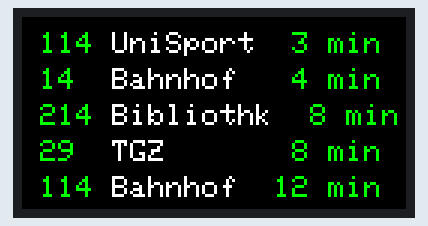
Recording of a sketch running on a simulated ESP32. Parts: 128×64 colour display. WiFi joins after 1.5 s; servers stay silent unless stated; the local clock reads 2024-03-15 10:24:30 at power-on unless the sketch sets it.

Above: at 1.6 s.
At 31.6 s:
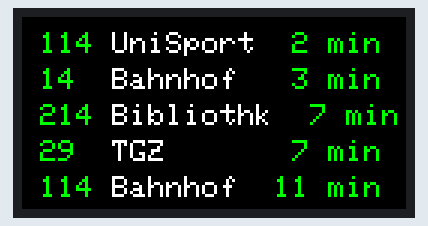
At 91.6 s:
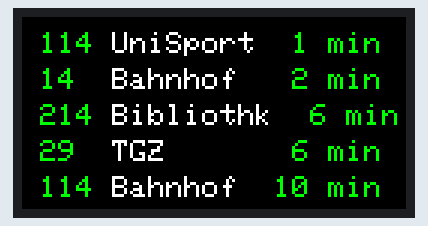

Measured:
- what the display in image 0 shows lasts 30.0 s, from 1.5 s to 31.5 s
- what the display in image 1 shows lasts 60.0 s, from 31.5 s to 91.5 s

The sketch:

BusDisplay_v2.1.ino
```cpp
#include <WiFi.h>
#include <time.h>
#include <vector>
#include <algorithm>
#include <ESP32-HUB75-MatrixPanel-I2S-DMA.h>

/* ================= WIFI ================= */
const char* ssid     = "****";
const char* password = "****";

/* ================= TIME ================= */
const char* ntpServer = "pool.ntp.org";
const long  gmtOffset_sec = 3600;     // adjust for your timezone
const int   daylightOffset_sec = 3600;

/* ================= MATRIX ================= */
#define PANEL_WIDTH 64
#define PANEL_HEIGHT 64  	// Panel height of 64 will required PIN_E to be defined.
#define PANELS_NUMBER 2
#define PIN_E 21

#define PANE_WIDTH PANEL_WIDTH * PANELS_NUMBER
#define PANE_HEIGHT PANEL_HEIGHT

MatrixPanel_I2S_DMA* dma_display;

/* ================= ROUTE DEFINITIONS ================= */
struct BusRoute {
  const char* route;
  const char* destination;
};

/* EXACTLY your 8 combinations */
BusRoute routes[] = {
  {"14",  "Hubland"},
  {"14",  "Bahnhof"},
  {"114", "UniSport"},
  {"114", "Bahnhof"},
  {"214", "Bibliothk"},
  {"214", "Bahnhof"},
  {"29",  "TGZ"},
  {"29",  "Bahnhof"}
};

const int ROUTE_COUNT = sizeof(routes) / sizeof(routes[0]);

/* ================= BUS SCHEDULE TABLES ================= */
/* ---- REPLACE TIMES WITH REAL DATA ---- */

/* 14 → Am Hubland */
const char* bus14_hub_weekday[]  = {
"04:43",
"05:12","05:40","05:53",
"06:40",
"07:03","07:22","07:33","07:43","07:59",
"08:19","08:39","08:59",
"09:19","09:39","09:59",
"10:19","10:39","10:59",
"11:19","11:39","11:59",
"12:19","12:39","12:59",
"13:19","13:25","13:39","13:59",
"14:19","14:39","14:59",
"15:19","15:39","15:59",
"16:19","16:39","16:59",
"17:04","17:19","17:34","17:49",
"18:04","18:19","18:39","18:59",
"19:19","19:33","19:53",
"20:13","20:33","20:53",
"21:13","21:43",
"22:13","22:43",
"23:23"
};
const char* bus14_hub_saturday[] = {
"00:23",
"01:23",
"05:40",
"06:29","06:59",
"07:29","07:59",
"08:26","08:46",
"09:06","09:26","09:46",
"10:06","10:26","10:46",
"11:06","11:26","11:46",
"12:06","12:26","12:46",
"13:06","13:27","13:47",
"14:07","14:27","14:47",
"15:07","15:27","15:47",
"16:07","16:27","16:47",
"17:07","17:54",
"18:14","18:54",
"19:13","19:53",
"20:13","20:53",
"21:13",
"22:13",
"23:23"
};
const char* bus14_hub_sunday[]   = {
"00:23",
"01:23",
"07:59",
"08:59",
"09:59",
"10:59",
"11:22","11:52",
"12:22","12:52",
"13:22","13:52",
"14:22","14:52",
"15:22","15:52",
"16:22","16:52",
"17:22","17:52",
"18:22","18:52",
"19:22","19:52",
"20:32",
"21:12",
"22:12",
"23:22"
};

/* 14 → Hauptbahnhof */
const char* bus14_hbf_weekday[]  = {
"05:03","05:33",
"06:07","06:19","06:45",
"07:05","07:18","07:28","07:32","07:45","07:49",
"08:10","08:28","08:48",
"09:08","09:28","09:48",
"10:08","10:28","10:48",
"11:08","11:28","11:48",
"12:08","12:28","12:48",
"13:08","13:28","13:48",
"14:08","14:28","14:48",
"15:08","15:28","15:48",
"16:08","16:28","16:48",
"17:03","17:18","17:33","17:48",
"18:03","18:18","18:33","18:48",
"19:08","19:27","19:47",
"20:04","20:34","20:54",
"21:14"
};
const char* bus14_hbf_saturday[] = {
"05:59",
"06:29","06:59",
"07:29","07:59",
"08:29","08:49",
"09:09","09:29","09:49",
"10:09","10:29","10:49",
"11:09","11:29","11:49",
"12:09","12:29","12:49",
"13:09","13:29","13:49",
"14:09","14:29","14:49",
"15:09","15:29","15:49",
"16:09","16:29","16:49",
"17:09","17:44",
"18:19","18:39",
"19:19","19:39",
"20:14","20:34","20:54"
};
const char* bus14_hbf_sunday[]   = {
"07:29",
"08:29",
"09:29",
"10:29",
"11:24","11:49",
"12:19","12:49",
"13:19","13:49",
"14:19","14:49",
"15:19","15:49",
"16:19","16:49",
"17:19","17:49",
"18:19","18:49",
"19:19","19:49",
"20:24","20:54"
};

/* 114 → Am Hubland */
const char* bus114_hub_weekday[] = {
"07:37","07:47","07:57",
"08:07","08:27","08:47",
"09:07","09:27","09:47",
"10:07","10:27","10:47",
"11:07","11:27","11:47",
"12:07","12:27","12:47",
"13:07","13:27","13:47",
"14:07","14:27","14:57",
"15:12","15:27","15:42","15:57",
"16:12","16:27","16:42","16:57",
"17:20","17:30",
"18:00","18:30",
"19:00","19:30",
"20:00","20:30"
};
const char* bus114_hub_saturday[] = {};
const char* bus114_hub_sunday[]   = {};

/* 114 → Hauptbahnhof */
const char* bus114_hbf_weekday[]  = {
  "07:33",
  "08:16","08:36","08:56",
  "09:16","09:36","09:56",
  "10:16","10:36","10:56",
  "11:16","11:36","11:56",
  "12:16","12:36","12:56",
  "13:16","13:36","13:56",
  "14:16","14:36","14:56",
  "15:16","15:36","15:56",
  "16:16","16:36","16:56",
  "17:11","17:26","17:41","17:56",
  "18:11","18:26","18:41","18:56",
  "19:18","19:38","19:58",
  "20:18","20:45",
  "21:15","21:45",
  "22:15",
  "23:15"
};
const char* bus114_hbf_saturday[] = {};
const char* bus114_hbf_sunday[]   = {};

/* 214 → Am Hubland */
const char* bus214_hub_weekday[] = {
"07:20","07:37","07:52","08:57",
"08:12","08:32","08:52",
"09:12","09:32","09:52",
"10:12","10:32","10:52",
"11:12","11:32","11:52",
"12:12","12:32","12:52",
"13:12","13:32","13:52",
"14:12","14:32","14:52",
"15:12","15:32","15:52",
"16:12"
};
const char* bus214_hub_saturday[] = {};
const char* bus214_hub_sunday[]   = {};

/* 214 → Hauptbahnhof */
const char* bus214_hbf_weekday[]  = {
  "07:17","07:33",
  "08:04","08:22","08:42",
  "09:02","09:22","09:42",
  "10:02","10:22","10:42",
  "11:02","11:22","11:42",
  "12:02","12:22","12:42",
  "13:02","13:22","13:42",
  "14:02","14:22","14:42",
  "15:02","15:22","15:42",
  "16:02","16:22","16:42",
  "17:02"
};
const char* bus214_hbf_saturday[] = {};
const char* bus214_hbf_sunday[]   = {};

/* 29 → Am Hubland */
const char* bus29_hub_weekday[] = {
"06:17","06:47",
"07:17","07:32","07:47",
"08:02","08:32",
"09:02","09:32",
"10:02","10:32",
"11:02","11:32",
"12:02","12:32",
"13:02","13:32",
"14:02","14:32",
"15:02","15:32",
"16:02","16:32",
"17:02","17:32","17:47",
"18:02","18:17","18:32",
"19:02","19:32",
"20:01","20:31",
"21:01","21:31",
"22:01","22:31",
"23:01"
};
const char* bus29_hub_saturday[] = {
"06:31",
"07:31",
"08:31",
"09:01","09:31",
"10:01","10:31",
"11:01","11:31",
"12:01","12:31",
"13:01","13:31",
"14:01","14:31",
"15:01","15:31",
"16:01","16:31",
"17:01","17:31",
"18:01","18:31",
"19:01","19:31",
"20:01","20:31",
"21:01","21:31",
"22:01","22:31",
"23:01",
"00:01"
};
const char* bus29_hub_sunday[]   = {
"06:31",
"07:31",
"08:31",
"09:31",
"10:31",
"11:31",
"12:31",
"13:31",
"14:31",
"15:31",
"16:31",
"17:31",
"18:31",
"19:31",
"20:31",
"21:31",
"22:31",
"00:01"
};

/* 29 → Hauptbahnhof */
const char* bus29_hbf_weekday[]  = {
  "06:12","06:42",
  "07:07","07:22","07:37","07:52",
  "08:07","08:22","08:52",
  "09:22","09:52",
  "10:22","10:52",
  "11:22","11:52",
  "12:22","12:52",
  "13:22","13:52",
  "14:22","14:52",
  "15:22","15:52",
  "16:22","16:37","16:52",
  "17:07","17:22","17:52",
  "18:07","18:22","18:52",
  "19:22","19:52",
  "20:22","20:52",
  "21:22",
  "22:22",
  "23:22",
  "00:22"
};
const char* bus29_hbf_saturday[] = {};
const char* bus29_hbf_sunday[]   = {};

/* ================= SCHEDULE REGISTRY ================= */
struct BusSchedule {
  const char** weekday;
  int weekdayCount;
  const char** saturday;
  int saturdayCount;
  const char** sunday;
  int sundayCount;
};

BusSchedule schedules[] = {
  {bus14_hub_weekday,  sizeof(bus14_hub_weekday)/sizeof(char*),
   bus14_hub_saturday, sizeof(bus14_hub_saturday)/sizeof(char*),
   bus14_hub_sunday,   sizeof(bus14_hub_sunday)/sizeof(char*)},

  {bus14_hbf_weekday,  sizeof(bus14_hbf_weekday)/sizeof(char*),
   bus14_hbf_saturday, sizeof(bus14_hbf_saturday)/sizeof(char*),
   bus14_hbf_sunday,   sizeof(bus14_hbf_sunday)/sizeof(char*)},

  {bus114_hub_weekday,  sizeof(bus114_hub_weekday)/sizeof(char*),
   bus114_hub_saturday, sizeof(bus114_hub_saturday)/sizeof(char*),
   bus114_hub_sunday,   sizeof(bus114_hub_sunday)/sizeof(char*)},

  {bus114_hbf_weekday,  sizeof(bus114_hbf_weekday)/sizeof(char*),
   bus114_hbf_saturday, sizeof(bus114_hbf_saturday)/sizeof(char*),
   bus114_hbf_sunday,   sizeof(bus114_hbf_sunday)/sizeof(char*)},

  {bus214_hub_weekday,  sizeof(bus214_hub_weekday)/sizeof(char*),
   bus214_hub_saturday, sizeof(bus214_hub_saturday)/sizeof(char*),
   bus214_hub_sunday,   sizeof(bus214_hub_sunday)/sizeof(char*)},

  {bus214_hbf_weekday,  sizeof(bus214_hbf_weekday)/sizeof(char*),
   bus214_hbf_saturday, sizeof(bus214_hbf_saturday)/sizeof(char*),
   bus214_hbf_sunday,   sizeof(bus214_hbf_sunday)/sizeof(char*)},

  {bus29_hub_weekday,  sizeof(bus29_hub_weekday)/sizeof(char*),
   bus29_hub_saturday, sizeof(bus29_hub_saturday)/sizeof(char*),
   bus29_hub_sunday,   sizeof(bus29_hub_sunday)/sizeof(char*)},

  {bus29_hbf_weekday,  sizeof(bus29_hbf_weekday)/sizeof(char*),
   bus29_hbf_saturday, sizeof(bus29_hbf_saturday)/sizeof(char*),
   bus29_hbf_sunday,   sizeof(bus29_hbf_sunday)/sizeof(char*)}
};

const int SCHEDULE_COUNT = sizeof(schedules) / sizeof(schedules[0]);

/* ================= UPCOMING STRUCT ================= */
struct UpcomingBus {
  int minutes;
  int index;
};

/* ================= UTILS ================= */
int timeToMinutes(const char* t) {
  return (t[0]-'0')*600 + (t[1]-'0')*60 +
         (t[3]-'0')*10  + (t[4]-'0');
}

/* ================= DISPLAY ================= */
void drawBuses(const std::vector<UpcomingBus>& list) {
  dma_display->clearScreen();
  dma_display->setTextSize(1);

  const int startX = 6;
  const int startY = 5;
  const int rowHeight = 12; // 8px font + 4px gap

  for (int i = 0; i < list.size() && i < 5; i++) {
    const BusRoute& r = routes[list[i].index];
    int y = startY + i * rowHeight;

    dma_display->setCursor(startX, y);

    /* BUS NUMBER — GREEN */
    dma_display->setTextColor(dma_display->color565(0, 255, 0));
    dma_display->printf("%-3s ", r.route);

    /* DESTINATION — WHITE */
    dma_display->setTextColor(dma_display->color565(255, 255, 255));
    dma_display->printf("%-8s ", r.destination);

    /* TIME — RED */
    dma_display->setTextColor(dma_display->color565(0, 255, 0));
    dma_display->printf("%2d min", list[i].minutes);

  }
}


/* ================= SETUP ================= */
void setup() {
  Serial.begin(115200);

  HUB75_I2S_CFG mxconfig;
  mxconfig.mx_height = PANEL_HEIGHT;      // we have 64 pix heigh panels
  mxconfig.chain_length = PANELS_NUMBER;  // we have 2 panels chained
  mxconfig.gpio.e = PIN_E;
  dma_display = new MatrixPanel_I2S_DMA(mxconfig);
  dma_display->begin();
  dma_display->setBrightness8(120);

  WiFi.begin(ssid, password);
  while (WiFi.status() != WL_CONNECTED) delay(500);

  configTime(gmtOffset_sec, daylightOffset_sec, ntpServer);
}

/* ================= LOOP ================= */
void loop() {
  struct tm timeinfo;
  if (!getLocalTime(&timeinfo)) return;

  int nowMin = timeinfo.tm_hour * 60 + timeinfo.tm_min;
  int wday = timeinfo.tm_wday; // 0=Sunday

  std::vector<UpcomingBus> upcoming;

  for (int i = 0; i < SCHEDULE_COUNT; i++) {
    const char** times;
    int count;

    if (wday == 0) {
      times = schedules[i].sunday;
      count = schedules[i].sundayCount;
    } else if (wday == 6) {
      times = schedules[i].saturday;
      count = schedules[i].saturdayCount;
    } else {
      times = schedules[i].weekday;
      count = schedules[i].weekdayCount;
    }

    for (int t = 0; t < count; t++) {
      int busMin = timeToMinutes(times[t]);
      if (busMin >= nowMin) {
        upcoming.push_back({busMin - nowMin, i});
      }
    }
  }

  std::sort(upcoming.begin(), upcoming.end(),
    [](const UpcomingBus& a, const UpcomingBus& b) {
      return a.minutes < b.minutes;
    });

  drawBuses(upcoming);
  delay(10000);
}
```
